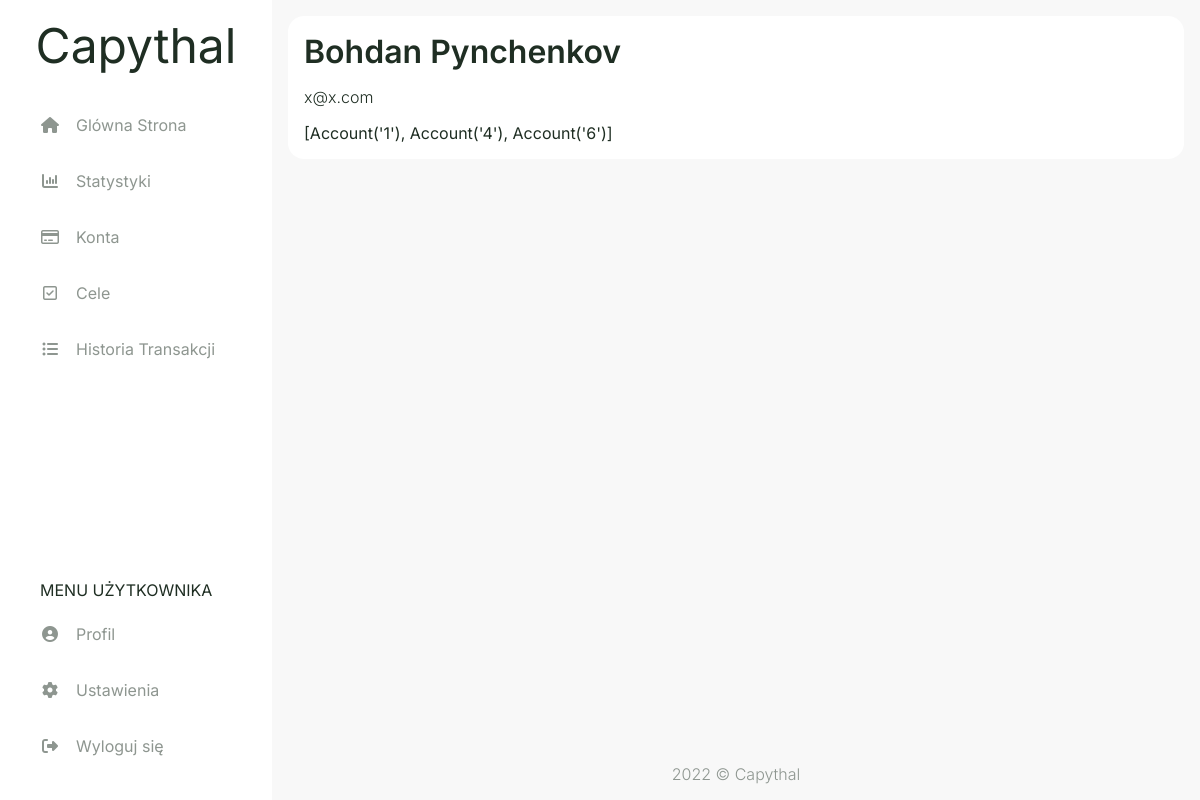
Page /userpage (signed in) on the committed database.
### capythal/models.py (models this page shows, shortened)
class user(db.Model, UserMixin):
    id = db.Column(db.Integer, primary_key=True)
    name = db.Column(db.String(30), nullable=False)
    surname = db.Column(db.String(30), nullable=False)
    email = db.Column(db.String(50), unique=True, nullable=False)
    password = db.Column(db.String(60), nullable=False)
    settings = db.relationship("settings", back_populates="user", uselist=False)
    account = db.relationship("account", backref="user", lazy=True)

class account(db.Model):
    id = db.Column(db.Integer, primary_key=True)
    user_id = db.Column(db.Integer, db.ForeignKey('user.id'), nullable=False)
    currency_id = db.Column(db.Integer, db.ForeignKey('currency.id'), nullable=False)
    card_id = db.Column(db.Integer, db.ForeignKey('card.id'))
    acc_type_id = db.Column(db.Integer, db.ForeignKey('acc_type.id'), nullable=False)
    style_id = db.Column(db.Integer, db.ForeignKey('style.id'), nullable=False)
    amount = db.Column(db.Float(20,2), default = 0)
    card_number = db.Column(db.String(4))
    fin_inst = db.Column(db.String(20))
    transaction = db.relationship("transaction", backref="account", lazy=True)
    settings = db.relationship("settings", back_populates="account", uselist=False)
    goal = db.relationship("goal", backref="account", lazy=True)
    def __repr__(self):
        return f"Account('{self.id}')"

### capythal/routes.py (the view)
@app.route('/userpage')
def userpage():
    if current_user.is_authenticated:
        return render_template("userpage.html")
    else:
        return redirect(url_for('login'))

### capythal/models.py (called while the page is built)
@login_manager.user_loader
def load_user(user_id):
    return user.query.get(int(user_id))

### capythal/templates/userpage.html (shortened to what this page needs)
{% extends "layout.html" %}
{% set active_page = "userpage" %}
{% block head %}
  {{ super() }}
  <link rel="stylesheet" href="{{ url_for('static', filename='css/userpage.css') }}">
{% endblock %}
{% block content %}
<div class="userpage-flexbox">
  <div class="user-full-name">{{ current_user.name }} {{ current_user.surname }}</div>
  <div class="user-email">{{ current_user.email }}</div>
  <div class="test">{{ current_user.account }}</div>
</div>
{% endblock %}

### capythal/static/css/style.css (style rules this page uses)
html, body { padding: 0; margin: 0; }
html { height: 100%; font-family: 'Inter', sans-serif; width: 100%; }
body { background-color: #F8F8F8; color: #1F2E23; min-height: 100vh; display: flex; flex-direction: column; }
* { box-sizing: border-box; }

### capythal/static/css/userpage.css (style rules this page uses)
.userpage-flexbox { margin: 1rem; padding: 1rem; display: flex; background-color: white; border-radius: 1rem; gap: 1rem; flex-wrap: wrap; flex-direction: column; }
.user-full-name { font-size: 2rem; font-weight: 600; }
.user-email { font-weight: 300; }

### rows in the picture
user: name "Bohdan", surname "Pynchenkov", email "x@x.com"
account: account "[Account('1'), Account('4'), Account('6')]"
